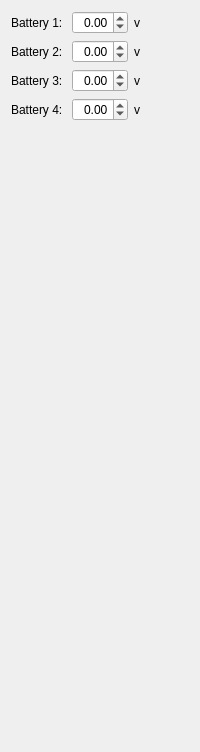
          <widget class="QWidget" name="tab_12">
           <attribute name="title">
            <string>BVO</string>
           </attribute>
           <layout class="QVBoxLayout" name="verticalLayout_14">
            <item>
             <layout class="QGridLayout" name="gridLayout_18">
              <item row="0" column="1">
               <widget class="QDoubleSpinBox" name="advBvoSpin1">
                <property name="alignment">
                 <set>Qt::AlignRight|Qt::AlignTrailing|Qt::AlignVCenter</set>
                </property>
                <property name="minimum">
                 <double>-0.300000000000000</double>
                </property>
                <property name="maximum">
                 <double>0.300000000000000</double>
                </property>
               </widget>
              </item>
              <item row="0" column="0">
               <widget class="QLabel" name="advBvoLabel1">
                <property name="text">
                 <string>Battery 1:</string>
                </property>
               </widget>
              </item>
              <item row="1" column="0">
               <widget class="QLabel" name="advBvoLabel2">
                <property name="text">
                 <string>Battery 2:</string>
                </property>
               </widget>
              </item>
              <item row="0" column="2">
               <widget class="QLabel" name="advBvoLabel1v">
                <property name="text">
                 <string>v</string>
                </property>
               </widget>
              </item>
              <item row="3" column="0">
               <widget class="QLabel" name="advBvoLabel4">
                <property name="text">
                 <string>Battery 4:</string>
                </property>
               </widget>
              </item>
              <item row="1" column="1">
               <widget class="QDoubleSpinBox" name="advBvoSpin2">
                <property name="alignment">
                 <set>Qt::AlignRight|Qt::AlignTrailing|Qt::AlignVCenter</set>
                </property>
                <property name="minimum">
                 <double>-0.300000000000000</double>
                </property>
                <property name="maximum">
                 <double>0.300000000000000</double>
                </property>
               </widget>
              </item>
              <item row="1" column="2">
               <widget class="QLabel" name="advBvoLabel2v">
                <property name="text">
                 <string>v</string>
                </property>
               </widget>
              </item>
              <item row="2" column="0">
               <widget class="QLabel" name="advBvoLabel3">
                <property name="text">
                 <string>Battery 3:</string>
                </property>
               </widget>
              </item>
              <item row="2" column="1">
               <widget class="QDoubleSpinBox" name="advBvoSpin3">
                <property name="alignment">
                 <set>Qt::AlignRight|Qt::AlignTrailing|Qt::AlignVCenter</set>
                </property>
                <property name="minimum">
                 <double>-0.300000000000000</double>
                </property>
                <property name="maximum">
                 <double>0.300000000000000</double>
                </property>
               </widget>
              </item>
              <item row="3" column="1">
               <widget class="QDoubleSpinBox" name="advBvoSpin4">
                <property name="alignment">
                 <set>Qt::AlignRight|Qt::AlignTrailing|Qt::AlignVCenter</set>
                </property>
                <property name="minimum">
                 <double>-0.300000000000000</double>
                </property>
                <property name="maximum">
                 <double>0.300000000000000</double>
                </property>
               </widget>
              </item>
              <item row="2" column="2">
               <widget class="QLabel" name="advBvoLabel3v">
                <property name="text">
                 <string>v</string>
                </property>
               </widget>
              </item>
              <item row="3" column="2">
               <widget class="QLabel" name="advBvoLabel4v">
                <property name="text">
                 <string>v</string>
                </property>
               </widget>
              </item>
             </layout>
            </item>
            <item>
             <spacer name="verticalSpacer_11">
              <property name="orientation">
               <enum>Qt::Vertical</enum>
              </property>
              <property name="sizeHint" stdset="0">
               <size>
                <width>20</width>
                <height>620</height>
               </size>
              </property>
             </spacer>
            </item>
           </layout>
          </widget>
